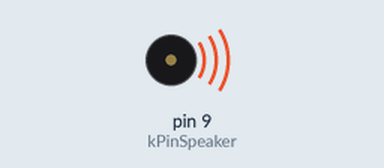
Recording of a sketch running on a simulated Arduino Uno, built with avr-gcc and run on an emulated ATmega328P. Parts: buzzer (waves = sounding).

Above: at 0.1 s.
Timing chart, 0 to 1.6 s (numbered marks = the images above):
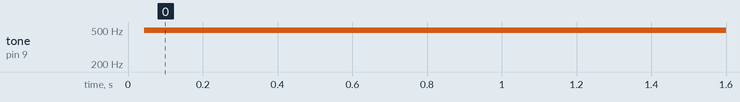

The sketch:

Project_2-Sound.ino
```cpp
const int kPinSpeaker = 9;
const int k_timeDelay = 1000;

void setup() {
  // put your setup code here, to run once:
  pinMode(kPinSpeaker, OUTPUT);
}

void loop()
{
  digitalWrite(kPinSpeaker,HIGH);
  delayMicroseconds(k_timeDelay);
  digitalWrite(kPinSpeaker,LOW);
  delayMicroseconds(k_timeDelay);
}
```

Measured:
- by itself, tone on pin 9 (kPinSpeaker): silent → 498 Hz at 0.04 s
